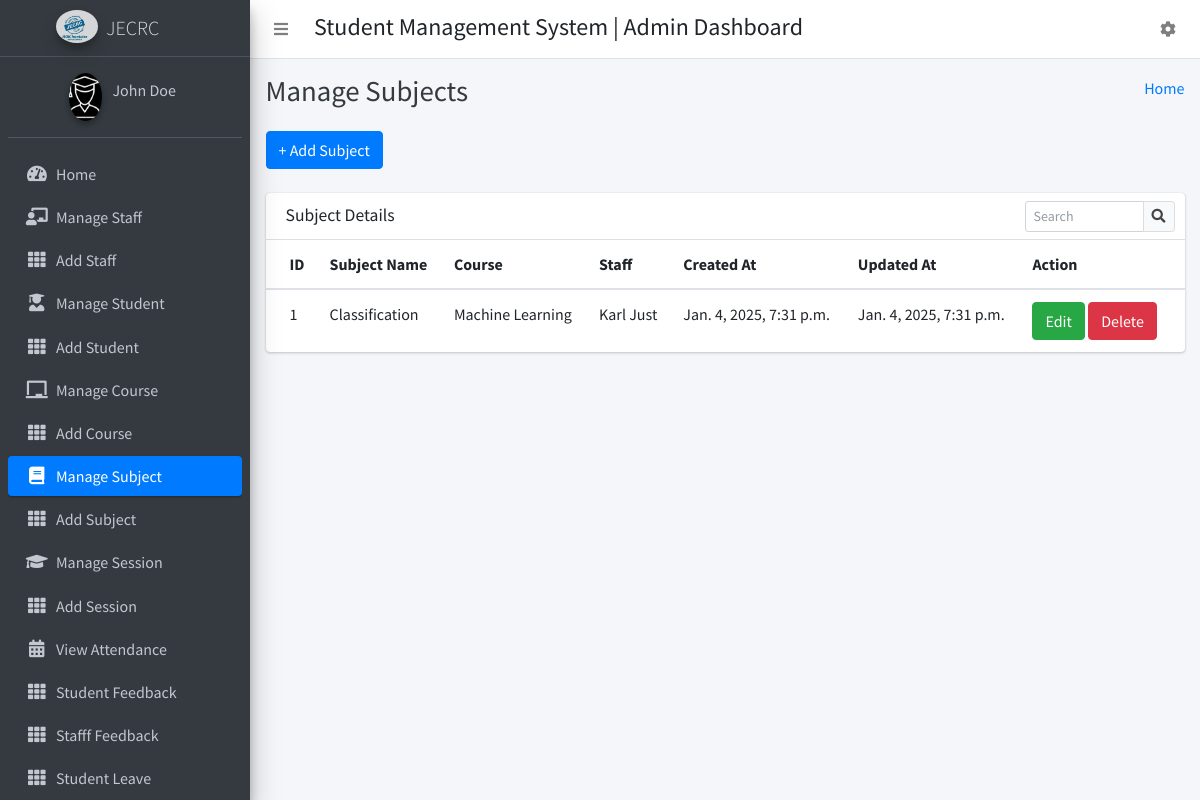
The app's page /manage_subject/ (signed in) with its own data.
### CollegeManagementapp/models.py (models this page shows)
class CustomUser(AbstractUser):
    HOD = '1'
    STAFF = '2'
    STUDENT = '3'
    EMAIL_TO_USER_TYPE_MAP = {
        'hod': HOD,
        'staff': STAFF,
        'student': STUDENT
    }
    user_type_data = ((HOD, "HOD"), (STAFF, "Staff"), (STUDENT, "Student"))
    user_type = models.CharField(default=1, choices=user_type_data, max_length=10)

class Subjects(models.Model):
    id =models.AutoField(primary_key=True)
    subject_name = models.CharField(max_length=255)
    course_id = models.ForeignKey(Courses, on_delete=models.CASCADE, default=1) #need to give defauult course
    staff_id = models.ForeignKey(CustomUser, on_delete=models.CASCADE)
    created_at = models.DateTimeField(auto_now_add=True)
    updated_at = models.DateTimeField(auto_now=True)
    objects = models.Manager()

class Courses(models.Model):
    id = models.AutoField(primary_key=True)
    course_name = models.CharField(max_length=255)
    created_at = models.DateTimeField(auto_now_add=True)
    updated_at = models.DateTimeField(auto_now=True)
    objects = models.Manager()

### CollegeManagementapp/HodViews.py (the view)
# urls.py: path('manage_subject/', HodViews.manage_subject, name="manage_subject"),
def manage_subject(request):
    subjects = Subjects.objects.all()
    context = {
        "subjects": subjects
    }
    return render(request, 'hod_template/manage_subject_template.html', context)

### CollegeManagementapp/templates/hod_template/manage_subject_template.html (shortened to what this page needs)
{% extends 'hod_template/base_template.html' %}
{% block page_title %}
    Manage Subjects
{% endblock page_title %}
{% block main_content %}
{% load static %}
<section class="content">
        <div class="container-fluid">
            <a class="btn btn-primary" href="{% url 'add_subject' %}" role="button">+ Add Subject</a> <br/>&nbsp;
            <div class="row">
                <div class="col-md-12">
                    <div class="card">
                        <div class="card-header">
                            <h3 class="card-title">Subject Details</h3>
                            <div class="card-tools">
                            <div class="input-group input-group-sm" style="width: 150px;">
                                <input type="text" name="table_search" class="form-control float-right" placeholder="Search">
                                <div class="input-group-append">
                                <button type="submit" class="btn btn-default"><i class="fas fa-search"></i></button>
                                </div>
                            </div>
                            </div>
                        </div>
                        <div class="card-body table-responsive p-0">
                            <table class="table table-hover text-nowrap">
                            <thead>
                                <tr>
                                <th>ID</th>
                                <th>Subject Name</th>
                                <th>Course</th>
                                <th>Staff</th>
                                <th>Created At</th>
                                <th>Updated At</th>
                                <th>Action</th>
                                </tr>
                            </thead>
                            <tbody>
                                {% for subject in subjects %}
                                <tr>
                                <td>{{ subject.id }}</td>
                                <td>{{ subject.subject_name }}</td>
                                <td>{{ subject.course_id.course_name }}</td>
                                <td>{{ subject.staff_id.first_name }} {{ subject.staff_id.last_name }}</td>
                                <td>{{ subject.created_at }}</td>
                                <td>{{ subject.updated_at }}</td>
                                <td>
                                    <a href="{% url 'edit_subject' subject.id %}" class="btn btn-success">Edit</a>
                                    <a href="{% url 'delete_subject' subject.id %}" class="btn btn-danger">Delete</a>
                                </td>
                                </tr>
                                {% endfor %}
                            </tbody>
                            </table>
                        </div>
                        </div>
                </div>
            </div>
        </div>
      </section>
  {% endblock main_content %}

### CollegeManagementapp/templates/hod_template/sidebar_template.html (shortened to what this page needs)
{% load static %}
<aside class="main-sidebar sidebar-dark-primary elevation-4">
      <a href="{% url 'student_home' %}" class="brand-link">
        <img src="{% static 'dist/img/jecrc_logo.png' %}" alt="AdminLTE Logo" class="brand-image img-circle elevation-3 ml-5"
            style="opacity: .8">
        <span class="brand-text font-weight-light">JECRC</span>
      </a>
      <div class="sidebar">
        <div class="user-panel mt-3 pb-3 mb-3 d-flex">
          <div class="image">
            <img src="{% static 'dist/img/logo.png' %}" class="img-circle elevation-2 ml-5" alt="User Image" style="max-width:100%;">
          </div>
          <div class="info">
            <a href="{% url 'student_profile' %}" class="d-block">{{ user.first_name }} {{ user.last_name }}</a>
          </div>
        </div>
        <nav class="mt-2">
          <ul class="nav nav-pills nav-sidebar flex-column" data-widget="treeview" role="menu" data-accordion="false">
            <li class="nav-item">
              {% url 'admin_home' as admin_home %}
              <a href="{{ admin_home }}" class="nav-link {% if request.path == admin_home %} active {% endif %}">
                <i class="nav-icon fas fa-tachometer-alt"></i>
                <p>
                  Home
                </p>
              </a>
            </li>
            <li class="nav-item">
              {% url 'manage_staff' as manage_staff %}
              {% url 'edit_staff' staff_id=id as edit_staff %}
              <a href="{{ manage_staff }}" class="nav-link {% if request.path == manage_staff %} active {% endif %} {% if request.path == edit_staff %} active {% endif %}">
                <i class="nav-icon fas fa-chalkboard-teacher"></i>
                <p>
                  Manage Staff
                </p>
              </a>
            </li>
            <li class="nav-item">
              {% url 'add_staff' as add_staff %}
              <a href="{{ add_staff }}" class="nav-link {% if request.path == add_staff %} active {% endif %}">
                <i class="nav-icon fas fa-th"></i>
                <p>
                  Add Staff
                </p>
              </a>
            </li>
            <li class="nav-item">
              {% url 'manage_student' as manage_student %}
              {% url 'edit_student' student_id=id as edit_student %}
              <a href="{{ manage_student }}" class="nav-link {% if request.path == manage_student %} active {% endif %} {% if request.path == edit_student %} active {% endif %}">
                <i class="nav-icon fas fa-user-graduate"></i>
                <p>
                  Manage Student
                </p>
              </a>
            </li>
            <li class="nav-item">
              {% url 'add_student' as add_student %}
              <a href="{{ add_student }}" class="nav-link {% if request.path == add_student %} active {% endif %}">
                <i class="nav-icon fas fa-th"></i>
                <p>
                  Add Student
                </p>
              </a>
            </li>
            <li class="nav-item">
              {% url 'manage_course' as manage_course %}
              {% url 'edit_course' course_id=id as edit_course %}
              <a href="{{ manage_course }}" class="nav-link {% if request.path == manage_course %} active {% endif %} {% if request.path == edit_course %} active {% endif %}">
                <i class="nav-icon fas fa-chalkboard"></i>
                <p>
                  Manage Course
                </p>
              </a>
            </li>
            <li class="nav-item">
            {% url 'add_course' as add_course %}
              <a href="{{ add_course }}" class="nav-link {% if request.path == add_course %} active {% endif %}">
                <i class="nav-icon fas fa-th"></i>
                <p>
                  Add Course
                </p>
              </a>
            </li>
            <li class="nav-item">
              {% url 'manage_subject' as manage_subject %}
              {% url 'edit_subject' subject_id=id as edit_subject %}
              <a href="{{ manage_subject }}" class="nav-link {% if request.path == manage_subject %} active {% endif %} {% if request.path == edit_subject %} active {% endif %}">
                <i class="nav-icon fas fa-book"></i>
                <p>
                  Manage Subject
                </p>
              </a>
            </li>
            <li class="nav-item">
              {% url 'add_subject' as add_subject %}
              <a href="{{ add_subject }}" class="nav-link {% if request.path == add_subject %} active {% endif %}">
                <i class="nav-icon fas fa-th"></i>
                <p>
                  Add Subject
                </p>
              </a>
            </li>
            <li class="nav-item">
              {% url 'manage_session' as manage_session %}
              {% url 'edit_session' session_id=id as edit_session %}
              <a href="{{ manage_session }}" class="nav-link {% if request.path == manage_session %} active {% endif %} {% if request.path == edit_session %} active {% endif %}">
                <i class="nav-icon fas fa-graduation-cap"></i>
                <p>
                  Manage Session
                </p>
              </a>
            </li>
            <li class="nav-item">
              {% url 'add_session' as add_session %}
              <a href="{{ add_session }}" class="nav-link {% if request.path == add_session %} active {% endif %}">
                <i class="nav-icon fas fa-th"></i>
                <p>
                  Add Session
                </p>
              </a>
            </li>
            <li class="nav-item">
              {% url 'admin_view_attendance' as admin_view_attendance %}
              <a href="{{ admin_view_attendance }}" class="nav-link {% if request.path == admin_view_attendance %} active {% endif %}">
                <i class="nav-icon fas fa-calendar-alt"></i>
                <p>
                  View Attendance
                </p>
              </a>
            </li>
            <li class="nav-item">
              {% url 'student_feedback_message' as student_feedback_message %}
              <a href="{{ student_feedback_message }}" class="nav-link {% if request.path == student_feedback_message %} active {% endif %}">
                <i class="nav-icon fas fa-th"></i>
                <p>
                  Student Feedback
                </p>
              </a>
            </li>
            <li class="nav-item">
              {% url 'staff_feedback_message' as staff_feedback_message %}
              <a href="{{ staff_feedback_message }}" class="nav-link {% if request.path == staff_feedback_message %} active {% endif %}">
                <i class="nav-icon fas fa-th"></i>
                <p>
                  Stafff Feedback
                </p>
              </a>
            </li>
            <li class="nav-item">
              {% url 'student_leave_view' as student_leave_view %}
              <a href="{{ student_leave_view }}" class="nav-link {% if request.path == student_leave_view %} active {% endif %}">
                <i class="nav-icon fas fa-th"></i>
                <p>
                  Student Leave
                </p>
              </a>
            </li>
          </ul>
        </nav>
      </div>
    </aside>

### records on screen
CustomUser: first_name "John", last_name "Doe"
Subjects: id "1", subject_name "Classification", course_id.course_name "Machine Learning", staff_id.first_name "Karl", staff_id.last_name "Just", created_at "Jan. 4, 2025, 7:31 p.m.", updated_at "Jan. 4, 2025, 7:31 p.m."
